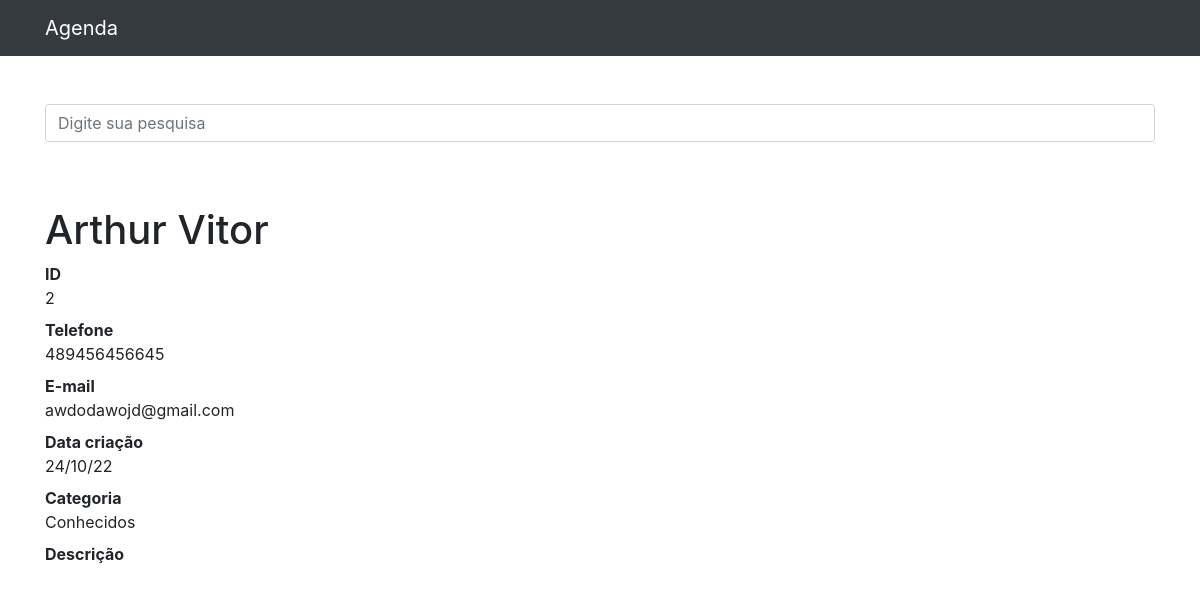
/2, run on the app's committed database.
### contatos/models.py (models this page shows, shortened)
class Contato(models.Model):
    nome = models.CharField(max_length=255)
    sobrenome = models.CharField(max_length=255, blank=True)
    telefone = models.CharField(max_length=255)
    email = models.CharField(max_length=255, blank=True)
    data_criacao = models.DateTimeField(default=timezone.now)
    descricao = models.TextField(blank=True)
    categoria = models.ForeignKey(Categoria, on_delete=models.DO_NOTHING)
    mostrar = models.BooleanField(default=True)
    foto = models.ImageField(blank=True, upload_to='fotos/%Y/%m/%d')

class Categoria(models.Model):
    nome = models.CharField(max_length=255)
    def __str__(self):
        return self.nome

### contatos/views.py (the view)
# urls.py: path('<int:contato_id>', views.ver_contato, name='ver_contato'),
def ver_contato(request, contato_id):
    contato = get_object_or_404(Contato, id=contato_id)
    if not contato.mostrar:
        raise Http404
    return render(request, 'contatos/ver_contato.html', {
        'contato': contato
    })

### contatos/templates/contatos/ver_contato.html (shortened to what this page needs)
{% extends 'base.html' %}
{% load static %}
{% block conteudo %}
<h1 class="mt-5">{{ contato.nome }} {{ contato.sobrenome }}</h1>
  <dl>
    <dt>ID</dt>
    <dd>{{ contato.id }}</dd>
    <dt>Telefone</dt>
    <dd>{{ contato.telefone }}</dd>
    <dt>E-mail</dt>
    <dd>{{ contato.email }}</dd>
    <dt>Data criação</dt>
    <dd>{{ contato.data_criacao |date:'d/m/y'}}</dd>
    <dt>Categoria</dt>
    <dd>{{ contato.categoria }}</dd>
    <dt>Descrição</dt>
  </dl>
{% endblock %}

### data on the page
Contato: nome "Arthur", sobrenome "Vitor", id "2", telefone "489456456645", email "awdodawojd@gmail.com", data_criacao "24/10/22", categoria "Conhecidos"
